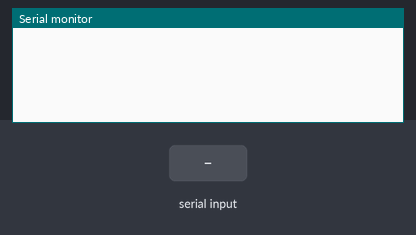
Bench run of a sketch on a simulated Arduino Uno, built with avr-gcc and run on an emulated ATmega328P. Shown: the last lines printed to the serial monitor. Inputs (shaded band) come from the test bench.

Above: at 2.0 s.
2.1 s: "90,45\n" received over Serial
At 3.9 s:
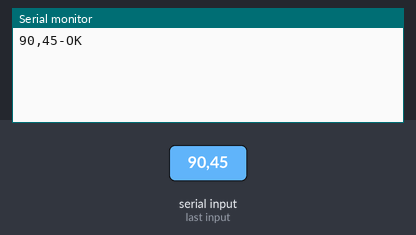
4.5 s: "0\n" received over Serial
At 7.4 s:
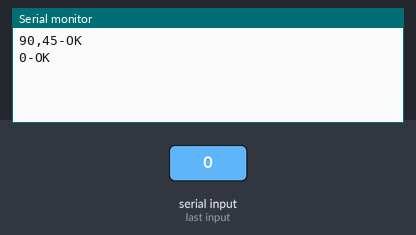

The sketch:

hw3.ino
```cpp
String s;
void setup() {
  Serial.begin(9600);
}

void loop() {
  //#1
  delay(1000);
  String A = "sad";
  String B = "2";
  for(int i = 0;i<B.toInt();i++){
    //Serial.println(A);
  }

  //#2
  char s1[] = "left";
  char s2[] = "right";
  //compareStr(s1, s2);

  //#3
  int arrr[] = {2,4,5,6,7,8,22,23,12,0};
  //min_max(arrr, 10);

  //#4
  //int n = Serial.parseInt();
  //fib(n);

  //#5
  //readd(n1,arr);
  /*if(Serial.available()){
      int n1 = Serial.parseInt();
      Serial.print("took n");
      Serial.println(n1);
      int arr[n1];
      int a = 0;
      while(n1>0){
        if(Serial.available()){
          int m = Serial.parseInt();
          arr[a] = m;
          Serial.print("took m");
          Serial.println(m);
          a+=1;
          n1-=1;
        }
      }
      readd(n1, arr);
  }
  delay(1000);*/


  //#6
  /*int incomingByte;
  if (Serial.available() > 0) {
    char val = Serial.read();
    Serial.println(val, DEC);
  }*/

  //#7
  while (Serial.available()) {
    char ch = Serial.read();
    s += ch;
  }
  delay(500);
  if(s!= ""){
    Serial.println(s.substring(0, s.length()-1)+"-OK");}
    s = "";
}

void compareStr(char s1[], char s2[]){
  if(strcmp(s1, s2) == 0){
    Serial.println("strings are equal");
  }
  else{
    Serial.println("strings are NOT equal");
    }
}

void min_max(int arr[], int len){
  int mini = arr[0];
  int maxi = arr[0];
  for(int j=0;j<len;j++){
    if (arr[j]<mini){mini = arr[j];}
    if (arr[j]>maxi){
      maxi = arr[j];}
  }
  Serial.print("Minimum is ");
  Serial.println(mini);
  Serial.print("Maximum is ");
  Serial.println(maxi);
}

void fib(int n)
{
   if(n>=3){
     float fib[n];
     fib[0] = 1;
     fib[1] = 1;
     for(int i = 2; i<n; i++){
       fib[i]=fib[i-2]+fib[i-1];
       Serial.println(fib[i]);
       }
   }
}

void readd(int n, int s[]){
  Serial.println("sorting");
  for (int j = 0;j<2;j++){
    for (int i = 0;i<3-i+1;i++){
      if (s[i]>s[i+1]){
        int t = s[i];
        s[i] = s[i+1];
        s[i+1] = t;
      }
    }
  }
  for (int i = 0;i<3;i++){
    Serial.println(s[i]);
    delay(500);
   }
   Serial.println("finish");
}
```

Measured:
- after the input at 2.1 s, the serial monitor: prints a new line after 0.90 s (image 1)
- after the input at 4.5 s, the serial monitor: prints a new line after 1.5 s (image 2)
